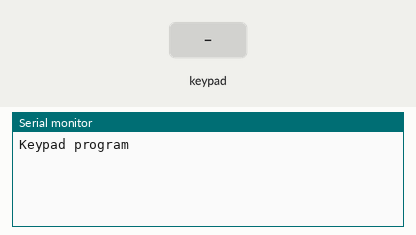
This sketch was run on a simulated Arduino Uno, built with avr-gcc and run on an emulated ATmega328P. Shown: the last lines printed to the serial monitor. Wiring (inferred from the names in the program): 4×4 keypad with keys 1 2 3 A 4 5 6 B 7 8 9 C * 0 # D: rows pin 11, pin 10, pin 9, pin 8; columns pin 7, pin 6, pin 5, pin 4. The inputs (shaded band) are chosen by the test bench.

Above: at 1.2 s.
1.3 s: key '1' pressed
At 2.5 s:
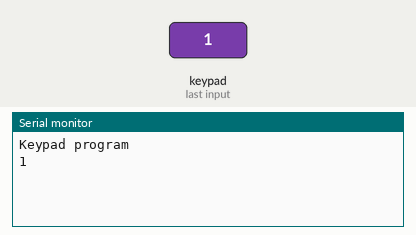
2.8 s: keypad keys 1 1 1 0 9 8 # pressed 0.4 s apart
At 6.4 s:
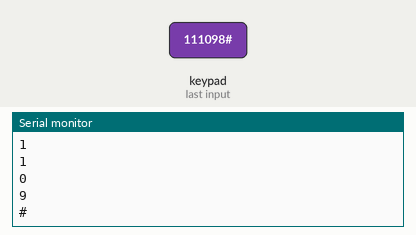
7.5 s: key 'A' pressed
At 8.7 s:
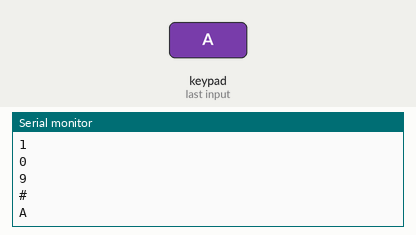
9.0 s: keypad keys 1 1 1 0 9 8 * pressed 0.4 s apart
At 13.4 s:
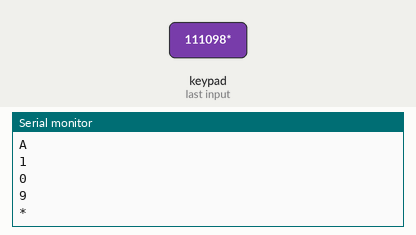
13.7 s: key 'B' pressed
At 14.6 s:
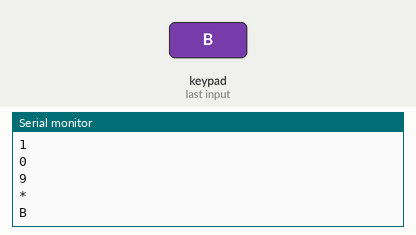
15.2 s: keypad keys 1 1 1 0 9 8 D pressed 0.4 s apart
At 19.4 s:
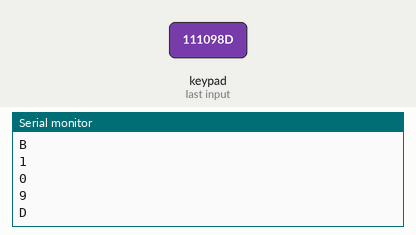
Timing chart, 0 to 20.9 s (numbered marks = the images above; inputs shaded):
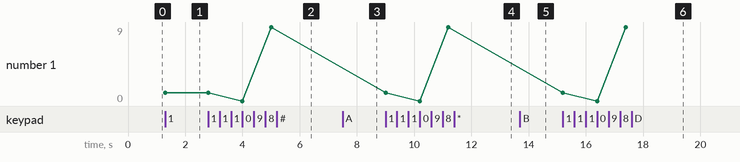

Measured:
- after the input at 1.3 s, the serial monitor: prints a new line at once (image 1)
- after the input at 2.8 s, the serial monitor: prints a new line after 1.2 s (image 2)
- after the input at 7.5 s, the serial monitor: prints a new line at once (image 3)
- after the input at 9.0 s, the serial monitor: prints a new line at once (image 4)
- after the input at 13.7 s, the serial monitor: prints a new line at once (image 5)
- after the input at 15.2 s, the serial monitor: prints a new line at once (image 6)
- plotted number 1: 1 → 9 after the input at 2.8 s

The sketch:

e3.ino
```cpp
// (C) Anton Golubenko, Aditya Khadkikar, Akuien Deng - Group: 27
// Work package 3
// Exercise 3
// Submission code: 2D8UPPE (provided by your TA-s)

// C++ code

const byte row = 4; // define row size of 4
const byte column = 4; // define column size of 4

byte row_pins[row] = {11, 10, 9, 8}; // define pins for rows of keypad
byte column_pins[column] = {7, 6, 5, 4}; // define pins for columns of keypad

char keys[row][column] = { // create a matrix of keypad characters, where rows and columns are size of 4
  {'1', '2', '3', 'A'}, // first row
  {'4', '5', '6', 'B'}, // second row
  {'7','8', '9', 'C'}, // third row
  {'*', '0', '#', 'D'} // fourth row
};


void setup()
{
  Serial.begin(9600); // start the serial
  Serial.println("Keypad program"); // print out this statement in the beginning of the program.

  for(int i = 0; i < 4; i++) { // loop 4 times
	pinMode(row_pins[i], OUTPUT); // assign row pins as output pins
    pinMode(column_pins[i], INPUT_PULLUP); // assign column pins as input pullup
  }
}

void loop()
{
  keypad(); // run the keypad function
}

void keypad(){

  for(int i = 0; i < 4; i++) { // loop 4 times
    digitalWrite(row_pins[i], LOW); // turn off the circuit for row pins
    for(int j = 0; j < 4; j++) { // loop 4 times on internal loop
      if(digitalRead(column_pins[j]) == LOW) { // if a button has been pressed on a particular position from column pin
        Serial.println(keys[i][j]); // then print out a position of the character from the keypad matrix.
        delay(1000); // delay for one second.
      }
    }
    digitalWrite(row_pins[i], HIGH); // turn on the flow of circuit on row pins
  }

}
```
